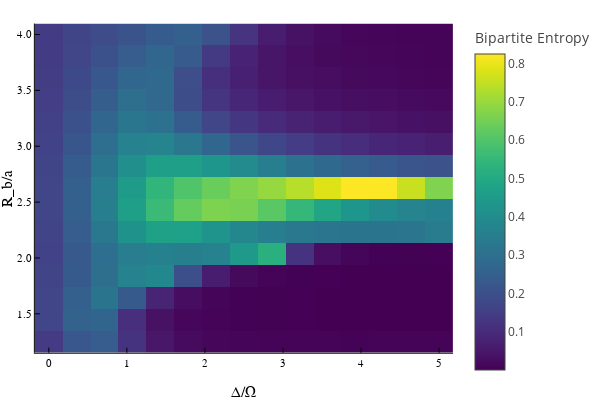

Here is the notebook cell this chart was saved with:
### Code cell
ITensors.disable_warn_order()
plotlyjs()
N=9
resolution=15
separation_assumption=2
sites = siteinds("S=1/2", N)
psi0 = MPS(sites, ["Dn" for i = 1:N])
# psi0 = randomMPS(sites; linkdims=50)
plot(stand(N, resolution, separation_assumption, 1.25, 4, 5, psi0, sites, true))

### Figure 1 — Plotly figure (JSON) as saved in the notebook; plotly's stock layout.template omitted (floating-point values rounded to 4 significant figures; data arrays with more than 128 entries replaced by an {"elided": "..."} marker saying what was removed)
{"data": [{"colorbar": {"title": "Bipartite Entropy"}, "colorscale": {"elided": "256x2 mixed values"}, "hoverinfo": "text", "name": "y1", "showlegend": false, "showscale": true, "text": {"elided": "15x15 str values"}, "type": "heatmap", "x": [-0.1786, 0.1786, 0.5357, 0.8929, 1.25, 1.607, 1.964, 2.321, 2.679, 3.036, 3.393, 3.75, 4.107, 4.464, 4.821, 5.179], "xaxis": "x", "y": [1.152, 1.348, 1.545, 1.741, 1.938, 2.134, 2.33, 2.527, 2.723, 2.92, 3.116, 3.312, 3.509, 3.705, 3.902, 4.098], "yaxis": "y", "z": {"elided": "15x15 float values"}, "zmax": 0.8245, "zmin": 0.0001206}], "layout": {"annotations": [], "height": 400, "legend": {"bgcolor": "rgba(255, 255, 255, 1.000)", "bordercolor": "rgba(0, 0, 0, 1.000)", "borderwidth": 1, "font": {"color": "rgba(0, 0, 0, 1.000)", "family": "sans-serif", "size": 11}, "title": {"font": {"color": "rgba(0, 0, 0, 1.000)", "family": "sans-serif", "size": 15}, "text": ""}, "tracegroupgap": 0, "traceorder": "normal", "x": 1, "xanchor": "auto", "y": 1, "yanchor": "auto"}, "margin": {"b": 20, "l": 0, "r": 0, "t": 20}, "paper_bgcolor": "rgba(255, 255, 255, 1.000)", "plot_bgcolor": "rgba(255, 255, 255, 1.000)", "showlegend": true, "width": 600, "xaxis": {"anchor": "y", "domain": [0.07647, 0.9934], "gridcolor": "rgba(0, 0, 0, 0.100)", "gridwidth": 0.5, "linecolor": "rgba(0, 0, 0, 1.000)", "mirror": false, "range": [-0.1786, 5.179], "showgrid": true, "showline": true, "showticklabels": true, "tickangle": 0, "tickcolor": "rgb(0, 0, 0)", "tickfont": {"color": "rgba(0, 0, 0, 1.000)", "family": "sans-serif", "size": 11}, "tickmode": "array", "ticks": "inside", "ticktext": ["0", "1", "2", "3", "4", "5"], "tickvals": [0, 1, 2, 3, 4, 5], "title": "Δ/Ω", "titlefont": {"color": "rgba(0, 0, 0, 1.000)", "family": "sans-serif", "size": 15}, "type": "-", "visible": true, "zeroline": false, "zerolinecolor": "rgba(0, 0, 0, 1.000)"}, "yaxis": {"anchor": "x", "domain": [0.07581, 0.9902], "gridcolor": "rgba(0, 0, 0, 0.100)", "gridwidth": 0.5, "linecolor": "rgba(0, 0, 0, 1.000)", "mirror": false, "range": [1.152, 4.098], "showgrid": true, "showline": true, "showticklabels": true, "tickangle": 0, "tickcolor": "rgb(0, 0, 0)", "tickfont": {"color": "rgba(0, 0, 0, 1.000)", "family": "sans-serif", "size": 11}, "tickmode": "array", "ticks": "inside", "ticktext": ["1.5", "2.0", "2.5", "3.0", "3.5", "4.0"], "tickvals": [1.5, 2, 2.5, 3, 3.5, 4], "title": "R_b/a", "titlefont": {"color": "rgba(0, 0, 0, 1.000)", "family": "sans-serif", "size": 15}, "type": "-", "visible": true, "zeroline": false, "zerolinecolor": "rgba(0, 0, 0, 1.000)"}}}
